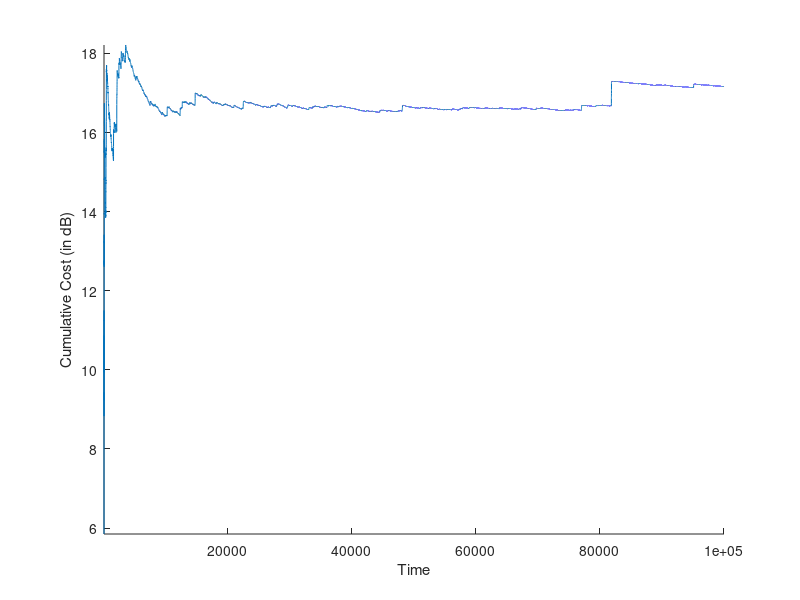

MATLAB code to generate this figure:
close all

% T=10^5 - 1; %total time instants (T-1)
T = 1:10^5;
Q=1;R=1;F=1;V=0;W=1;
alpha=2; %system parameter
S(T+1)=F; %assumption from paper 

P = zeros(length(T)+1,1);
K = zeros(length(T),1);
s = zeros(length(T),1);
y = zeros(length(T),1);
s_bar = zeros(length(T),1);
s_barQ = zeros(length(T),1);
y_tilde = zeros(length(T),1);
x_hat = zeros(length(T),1);
x_hat_t = zeros(length(T),1);
u = zeros(length(T)-1,1);
sumac = zeros(length(T),1);
x = zeros(length(T),1);


P(1)=5; %assuming Po, here denoted as P(1)

w=sqrt(W)*randn(max(T),1); 
v=sqrt(V)*randn(max(T),1);
x(1)=sqrt(P(1))*randn(1,1);
s_bar_tilde=zeros(max(T),1);


%% Initial setting of rate and delta
Ra = 3; %choose a minimum rate
count2 = 0; count3 = 0;

delta = 1.2; flagO = 0; flagS = 0; decision = 0;
limit1 = ( (Ra - 1) * delta) / 2 ; %for truncation
limit2 = -limit1;

para1 = 2.2; % To stretch
para2 = 0.75; % To squeeze

for t=length(T):-1:2
    S(t-1)=((alpha^2)*R*S(t))/(S(t)+R) + Q; % controller ARE iterations
end

for t=1:length(T)
    P(t+1)=(alpha^2)*P(t)*(1-(P(t)/(P(t)+V)))+W;  % KF ARE
end

% %%%%%%%%%simulating the system %%%%%%%%


for t=length(T):-1:2
    %controller gain
    L(t-1)=(alpha*S(t))/(S(t)+R);
end
for t=1:1:length(T)
    %kalman gain
    K(t)=(P(t)/sqrt(P(t)+V));
end
%simulate the flow
y(1)=x(1)+v(1);
x_hat_t(1)=0;
u(1)=0;
x(2)=alpha*x(1)+u(1)+w(1);
sumac(1) = 0;
reverse_str = '';
for t=2:1:length(T)
    
    y(t) = x(t) + v(t);
    s(t) = y(t) - alpha * x_hat_t(t-1) - u(t-1);
    s_bar(t) = sqrt(1/(P(t)+V)) * s(t);
%% Quantizer here    
    if s_bar(t) > limit1
        s_barQ(t) = limit1;
        count2 = count2 + 1;
        delta = delta * para1;
%         para1 = para1 + 1/(1*max(T));
        limit1 = ( (Ra - 1) * delta) / 2 ; %for truncation
        limit2 = -limit1;
        flagS = 1;
    elseif s_bar(t) < limit2
        s_barQ(t) = limit2;
        count2 = count2 + 1;
        delta = delta * para1;
%         para1 = para1 + 1/(1*max(T));
        limit1 = ( (Ra - 1) * delta) / 2 ; %for truncation
        limit2 = -limit1;
        flagS = 1;
    else 
        s_barQ(t) = delta * round( (s_bar(t)/delta) );
        count3 = count3 + 1;
        delta = delta * para2;
%         para2 = para2 - 1e-6;
        limit1 = ( (Ra - 1) * delta) / 2 ; %for truncation
        limit2 = -limit1;
        flagS = 0;
    end                
    
    
    y_tilde(t) = s_barQ(t) - s_bar_tilde(t);
    x_hat(t) = alpha * x_hat_t(t-1) + u(t-1);
    if flagS == 1
        x_hat_t(t) = x_hat(t) + K(t)*y_tilde(t);
    else
        x_hat_t(t) = x_hat(t) + K(t)*y_tilde(t);
    end
    if t<max(T)
%         u(t) = -L(t)*truncate(x_hat_t(t), limit1, limit2);
%         if flagS == 1
%             u(t) = -L(t)*x_hat_t(t)*1.2;
%         else
%             u(t) = -L(t)*x_hat_t(t);
%         end
        u(t) = -L(t)*x_hat_t(t);
        x(t+1) = alpha*x(t)+u(t)+w(t);
%         sumac = sumac + (Q*(x(t)^2)) + (R*(u(t))^2);
        sumac(t+1) = (Q*(x(t)^2)) + (R*(u(t))^2);
       
    end

    % Progress bar
    if ~mod(t, 1000)
	msg = sprintf('%3.1f%%%% iterations done', 100 * t / length(T)); % Maybe 2 '%' would do
	fprintf([reverse_str, msg]);
	reverse_str = repmat(sprintf('\b'), 1, length(msg)-1);
    end
    
end
disp(' ')
%% Optimal cost

% J_opt_sim = (  F*(x(T+1)^2) + sumac + (Q*(x(1)^2)) + (R*(u(1))^2) ) / (T+1);
J_opt_sim = ( sum(sumac) +  F*(x(max(T))^2) + (Q*(x(1)^2)) + (R*(u(1))^2) ) / length(T);
cumsumac = cumsum(sumac) ./ T';
J_opt_sim_dB = 10*log10(J_opt_sim)


%% Calculating lower bound to cost
e = exp(1);
n = 1; B = 1; C = 1; ip = 1;
hw = log(sqrt(W) * sqrt(2*pi*e));
Nw = (1/(2*pi*e)) * exp((2*hw)/n);

%% classical LQG cost
[Sd,~,~] = dare(alpha,B,Q,R,zeros(n,ip),eye(n));
M = Sd*B*((R+B'*Sd*B)\B')*Sd;
[Td,~,~] = dare(alpha',C',W,V,0,eye(n));
Kd = Td*C'/(C*Td*C' + V);
Pd = (eye(n) - Kd*C)*Td;
bminw = trace(W*Sd);
bminv = trace(Pd*alpha'*M*alpha);
bmin = bminw + bminv;

 %Fully observable
%     Rb(i_delta) = H_q(i_delta) + log2(e) + log2(H_q(i_delta) + 1);
b = bmin + (n * (Nw * (abs(det(M))^(1/n)))) / (exp( (2/n) * (log(Ra) - log(abs(det(alpha))))) - 1);
b_dB = 10*log10(b)
%     
    % Partially Observable
%     fact = (((abs(det(C * (Td - W) * C' + V))^(1/n)) + (abs(det(C'*C))^(1/n))*Nw)*(abs(det(Kd * M))^(1/n)))/(exp( (2/n) * (H_q(i_delta) - log(abs(det(A)))))-1);
%     b(i_delta) = bmin + n * fact;


% %% Without Adaptive Quantizer
% 
% for t=2:1:length(T)
%     y(t) = x(t) + v(t);
%     s(t) = y(t) - alpha * x_hat_t(t-1) - u(t-1);
%     s_bar(t) = sqrt(1/(P(t)+V)) * s(t);
% % Quantizer here without adaptation
%     if s_bar(t) > limit1
%         s_barQ(t) = limit1;
%     elseif s_bar(t) < limit2
%         s_barQ(t) = limit2;
%     else 
%         s_barQ(t) = delta * round( (s_bar(t)/delta) );
%     end                
%     y_tilde(t) = s_barQ(t) - s_bar_tilde(t);
%     x_hat(t) = alpha * x_hat_t(t-1) + u(t-1);
%     x_hat_t(t) = x_hat(t) + K(t)*y_tilde(t);
%     if t<max(T)
%         u(t) = -L(t)*x_hat_t(t);
%         x(t+1) = alpha*x(t)+u(t)+w(t);
%         sumacQ(t+1) = (Q*(x(t)^2)) + (R*(u(t))^2);   
%     end
% end
% %% Optimal cost without adaptive quantizer
% 
% % J_opt_sim = (  F*(x(T+1)^2) + sumac + (Q*(x(1)^2)) + (R*(u(1))^2) ) / (T+1);
% J_opt_simQ = ( sum(sumacQ) +  F*(x(max(T))^2) + (Q*(x(1)^2)) + (R*(u(1))^2) ) / length(T) ;
% cumsumacQ = cumsum(sumacQ) ./ T;


%% Plots
figure 
hold on
% title('Entropy of Output of Quantizer vs Optimal cost bounds: Rate Limited LQG');
xlabel('Time');
ylabel('Cumulative Cost (in dB)');
plot(T(10^0:end),10*log10(cumsumac(10^0:end)));
% plot(T(10^0:10^2),10*log10(cumsumacQ(10^0:10^2)));
% line([0 max(10^2)],[10*log10(b) 10*log10(b)]);
axis tight;
% legend('With Adaptive Quantizer','Without Adaptive Quantizer');
hold off


